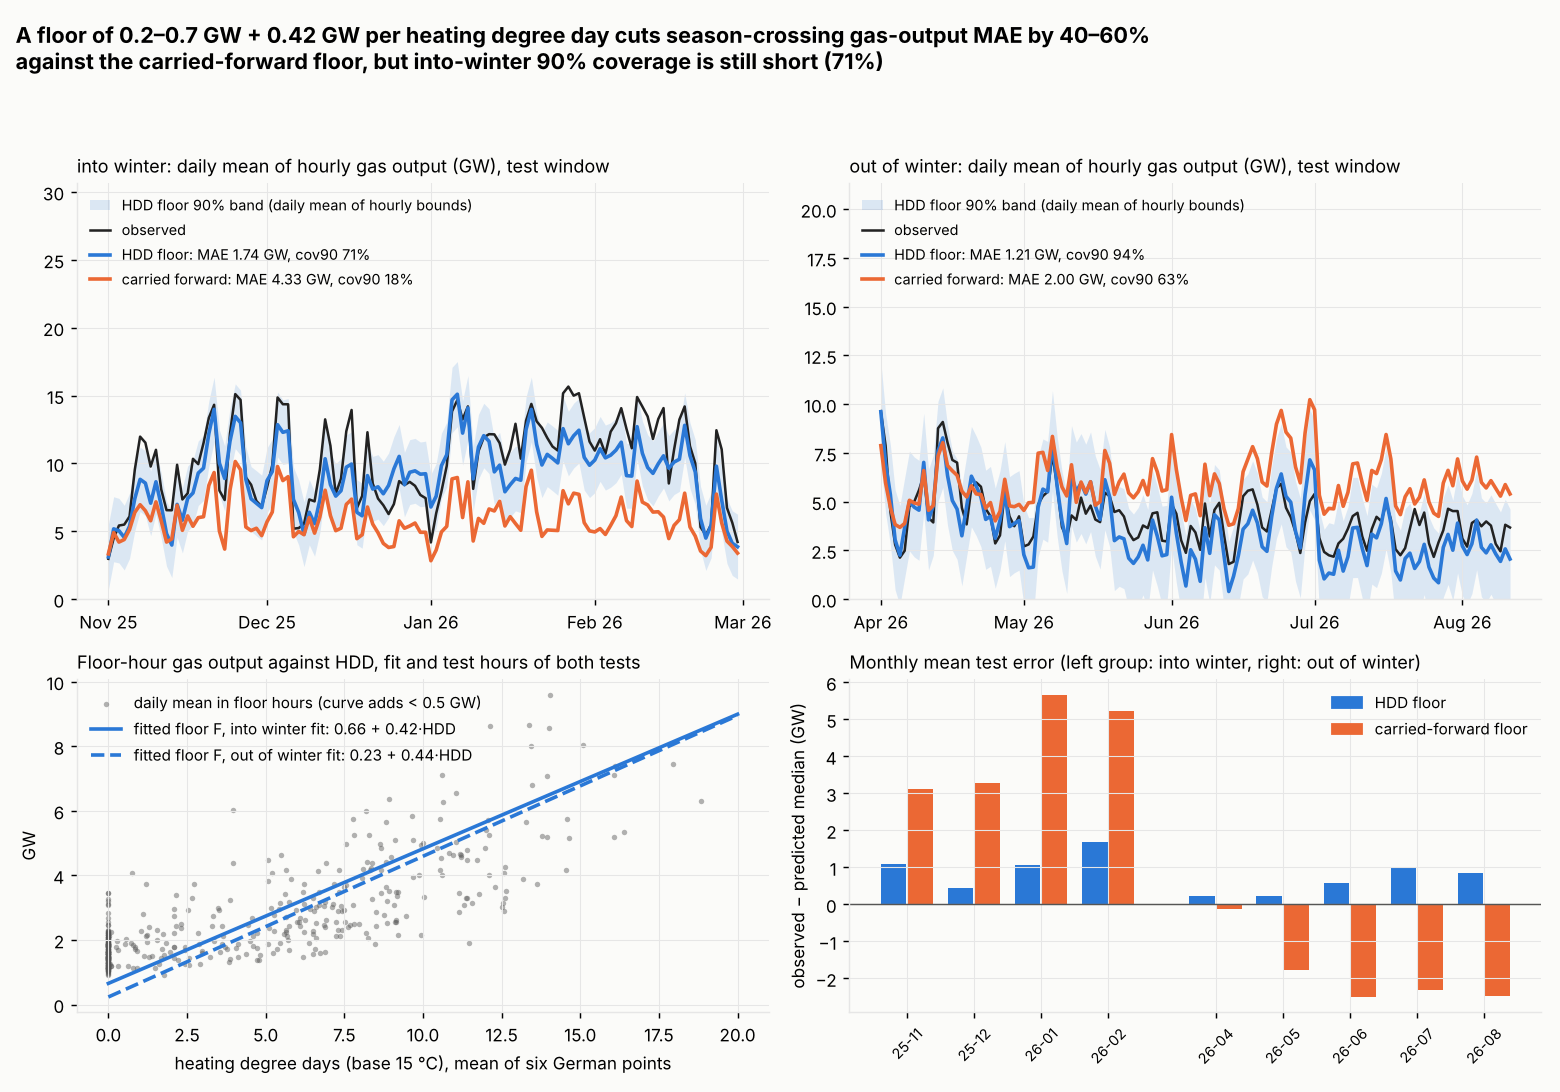

Write Python code to recreate this figure.
"""
Issue-time predictor for the CHP floor of German gas output (notes/gas_floor.md).
The block curve of gas_curve2.py, gasg ~ StudentT(F + A sigmoid((m_eff - mu_b)/s_b)), with three floors:
  rw      monthly random-walk floor (gas_curve2.py), predicted with the last fitted month carried forward;
  hdd     F_t = f0 + f1 HDD_d(t), HDD base 15 C from the simple mean of the six German land points;
  hdd_rw  the same plus a slow monthly random walk (scale HalfNormal(0.3)), frozen at its last value out of sample.
Two season-crossing tests (Europe/Berlin dates, end inclusive). Fits write to OUT_DIR (not the repo).
Usage: gas_floor.py DATA_DIR OUT_DIR fit   -> OUT_DIR/gas_floor.json, gas_floor_pred_*.parquet
       gas_floor.py DATA_DIR OUT_DIR fig "TITLE"   -> research/coupled-auction/gas_floor.png (TITLE states the finding)
"""
import gzip, json, sys
from pathlib import Path
import numpy as np, pandas as pd

SP, OUT, STAGE = Path(sys.argv[1]), Path(sys.argv[2]), sys.argv[3]
TZ = "Europe/Berlin"; BASE = 15.0; BLOCKS = [0, 6, 10, 16, 20, 24]
TESTS = {"into_winter": ("2024-08-01", "2025-11-01", "2026-03-01"),      # fit [a, b), test [b, c)
         "out_of_winter": ("2025-03-01", "2026-04-01", "2026-08-12")}
MODELS = ("rw", "hdd", "hdd_rw")


def load():
    X = pd.read_parquet(SP / "out/recon_hourly.parquet").tz_convert(TZ)
    with gzip.open(SP / "appdata/gasprices_the_v1_DE_LU.json.gz", "rt") as f: g = json.load(f)["gasprice"]
    gas = pd.Series({pd.Timestamp(int(k), unit="ms", tz="UTC"): v for k, v in g.items()}).sort_index().tz_convert(TZ)
    eua = pd.read_parquet(SP / "out/eua_daily.parquet")["eua"].sort_index()
    X["gas"] = gas.reindex(X.index, method="ffill"); X["co2"] = eua.reindex(X.index.tz_localize(None).normalize(), method="ffill").to_numpy()
    X["m"] = X.p - (1.85 * X.gas + 0.37 * X.co2)
    X = X.dropna(subset=["m", "gasg"]).copy()
    grid = X.m.resample("1h").mean()
    X["m_win"] = grid.rolling(7, center=True, min_periods=5).mean().reindex(X.index)
    X = X.dropna(subset=["m_win"])
    X["b"] = np.digitize(X.index.hour, BLOCKS[1:-1])
    # weather store: 15-min UTC rows, temp_0..temp_5 are the DE_LU land points (temp_6..10 are North Sea points)
    w = pd.read_json(SP / "appdata/weather_v2_DE_LU.json.gz", compression="gzip")
    if pd.api.types.is_integer_dtype(w.index.dtype): w.index = pd.to_datetime(w.index, unit="ms", utc=True)
    elif w.index.tz is None: w.index = w.index.tz_localize("UTC")        # the store writes UTC times
    t = w[[f"temp_{i}" for i in range(6)]].mean(axis=1).tz_convert(TZ)
    tday = t.groupby(t.index.tz_localize(None).normalize()).mean()
    hdd = (BASE - tday).clip(lower=0)
    X["day"] = X.index.tz_localize(None).normalize()
    X["hdd"] = hdd.reindex(X.day).to_numpy(); X["tday"] = tday.reindex(X.day).to_numpy()
    return X.dropna(subset=["hdd"])


def fit_and_predict(fit, test, kind, seed=0):
    import jax, jax.numpy as jnp
    import numpyro, numpyro.distributions as dist
    from numpyro.infer import MCMC, NUTS
    mcode = pd.factorize(fit.index.to_period("M"), sort=True)[0]; NM = int(mcode.max() + 1)

    def model(m, mw, b, mo, hdd, y=None):
        lam = numpyro.sample("lam", dist.Beta(1.0, 1.0)); me = m + lam * (mw - m)
        mu = numpyro.sample("mu", dist.Normal(0.0, 50.0)); log_s = numpyro.sample("log_s", dist.Normal(np.log(30.0), 1.0))
        tau_mu = numpyro.sample("tau_mu", dist.HalfNormal(30.0)); tau_s = numpyro.sample("tau_s", dist.HalfNormal(0.5))
        mu_b = numpyro.deterministic("mu_b", mu + tau_mu * numpyro.sample("z_mu", dist.Normal(0, 1).expand([5])))
        s_b = numpyro.deterministic("s_b", jnp.exp(log_s + tau_s * numpyro.sample("z_s", dist.Normal(0, 1).expand([5]))))
        A = numpyro.sample("A", dist.HalfNormal(15.0))
        if kind == "rw":
            f0 = numpyro.sample("f0", dist.HalfNormal(5.0)); tau_f = numpyro.sample("tau_f", dist.HalfNormal(1.0))
            Fm = numpyro.deterministic("Fm", jnp.clip(f0 + jnp.cumsum(jnp.concatenate([jnp.zeros(1), tau_f * numpyro.sample("z_f", dist.Normal(0, 1).expand([NM - 1]))])), 0.0, None))
            F = Fm[mo]
        else:
            f0 = numpyro.sample("f0", dist.Normal(0.0, 5.0)); f1 = numpyro.sample("f1", dist.Normal(0.0, 1.0))
            F = f0 + f1 * hdd
            if kind == "hdd_rw":
                tau_f = numpyro.sample("tau_f", dist.HalfNormal(0.3))
                r = numpyro.deterministic("r", jnp.cumsum(jnp.concatenate([jnp.zeros(1), tau_f * numpyro.sample("z_f", dist.Normal(0, 1).expand([NM - 1]))])))
                F = F + r[mo]
            F = jnp.clip(F, 0.0, None)
        mean = F + A * jax.nn.sigmoid((me - mu_b[b]) / s_b[b])
        numpyro.sample("y", dist.StudentT(numpyro.sample("nu", dist.Gamma(4.0, 0.5)), mean, numpyro.sample("sigma", dist.HalfNormal(2.0))), obs=y)

    a = lambda d, c: d[c].to_numpy()
    mc = MCMC(NUTS(model, target_accept_prob=0.9), num_warmup=800, num_samples=600, num_chains=4, progress_bar=False)
    mc.run(jax.random.PRNGKey(seed), a(fit, "m"), a(fit, "m_win"), a(fit, "b"), mcode, a(fit, "hdd"), a(fit, "gasg"))
    S = {k: np.asarray(v) for k, v in mc.get_samples().items()}
    summ = numpyro.diagnostics.summary(mc.get_samples(group_by_chain=True))
    rhat = max(float(np.nanmax(np.asarray(v["r_hat"]))) for v in summ.values())
    div = int(np.asarray(mc.get_extra_fields()["diverging"]).sum())

    def floor_of(d, outside):
        h = a(d, "hdd")
        if kind == "rw":
            return S["Fm"][:, -1][:, None] * np.ones(len(d)) if outside else S["Fm"][:, pd.factorize(d.index.to_period("M"), sort=True)[0]]
        F = S["f0"][:, None] + S["f1"][:, None] * h
        if kind == "hdd_rw":
            F = F + (S["r"][:, -1][:, None] if outside else S["r"][:, mcode])
        return np.clip(F, 0.0, None)

    def predict(d, outside):
        rng = np.random.default_rng(1); lam = S["lam"][:, None]; b = a(d, "b")
        me = a(d, "m") + lam * (a(d, "m_win") - a(d, "m"))
        F = floor_of(d, outside)
        mean = F + S["A"][:, None] / (1 + np.exp(-(me - S["mu_b"][:, b]) / S["s_b"][:, b]))
        pred = mean + S["sigma"][:, None] * rng.standard_t(S["nu"][:, None], size=mean.shape)
        return pd.DataFrame({"y": a(d, "gasg"), "med": np.median(pred, 0), "lo": np.quantile(pred, 0.05, 0), "hi": np.quantile(pred, 0.95, 0),
                             "floor": np.median(F, 0), "hdd": a(d, "hdd"), "m": a(d, "m"), "mu_b": np.median(S["mu_b"], 0)[b],
                             "s_b": np.median(S["s_b"], 0)[b]}, index=d.index)

    q = lambda v: np.quantile(v, [0.05, 0.5, 0.95]).round(3).tolist()
    r = {"divergences": div, "max_rhat": round(rhat, 4), "A": q(S["A"]), "lam": q(S["lam"]), "sigma": q(S["sigma"]), "nu": q(S["nu"]),
         "mu_b": np.median(S["mu_b"], 0).round(1).tolist(), "s_b": np.median(S["s_b"], 0).round(1).tolist()}
    if kind == "rw":
        r["F_month"] = np.median(S["Fm"], 0).round(2).tolist(); r["F_last"] = q(S["Fm"][:, -1])
    else:
        r["f0"] = q(S["f0"]); r["f1"] = q(S["f1"])
        if kind == "hdd_rw": r["tau_f"] = q(S["tau_f"]); r["r_month"] = np.median(S["r"], 0).round(2).tolist()
    return r, predict(fit, False), predict(test, True)


def score(P):
    return {"mae": round(float((P.y - P.med).abs().mean()), 3), "cov90": round(float(((P.y >= P.lo) & (P.y <= P.hi)).mean()), 3),
            "bias": round(float((P.y - P.med).mean()), 3), "hours": int(len(P))}


def monthly(P):
    low = (P.med - P.floor) < 0.5          # floor hours: the curve adds less than 0.5 GW to the floor
    g = P.assign(err=P.y - P.med, low=low).groupby(P.index.to_period("M"))
    return {str(k): {"mae": round(float(v.err.abs().mean()), 2), "bias": round(float(v.err.mean()), 2),
                     "floor_hours_bias": round(float(v.err[v.low].mean()), 2) if v.low.any() else None, "n_floor_hours": int(v.low.sum()),
                     "hdd": round(float(v.hdd.mean()), 1), "y": round(float(v.y.mean()), 2)} for k, v in g}


if STAGE == "fit":
    import numpyro; numpyro.set_host_device_count(4)
    X = load(); res = {}
    for name, (a0, b0, c0) in TESTS.items():
        ts = lambda s: pd.Timestamp(s, tz=TZ)
        fit = X[(X.index >= ts(a0)) & (X.index < ts(b0))]; test = X[(X.index >= ts(b0)) & (X.index < ts(c0))]
        res[name] = {"fit_hours": int(len(fit)), "test_hours": int(len(test))}
        for kind in MODELS:
            r, Pf, Pt = fit_and_predict(fit, test, kind)
            r["test"] = score(Pt); r["in_sample"] = score(Pf); r["test_monthly"] = monthly(Pt); r["fit_monthly"] = monthly(Pf)
            res[name][kind] = r
            Pt.to_parquet(OUT / f"gas_floor_pred_{name}_{kind}.parquet"); Pf.to_parquet(OUT / f"gas_floor_fit_{name}_{kind}.parquet")
            print(name, kind, json.dumps({k: r[k] for k in r if k not in ("test_monthly", "fit_monthly")}), flush=True)
            json.dump(res, open(OUT / "gas_floor.json", "w"), indent=1)

if STAGE == "fig":
    import matplotlib; matplotlib.use("Agg"); import matplotlib.pyplot as plt
    R = json.load(open(OUT / "gas_floor.json"))
    for name in TESTS:                      # monthly tables from the saved predictions, with the current floor-hour rule
        for kind in MODELS:
            R[name][kind]["test_monthly"] = monthly(pd.read_parquet(OUT / f"gas_floor_pred_{name}_{kind}.parquet"))
            R[name][kind]["fit_monthly"] = monthly(pd.read_parquet(OUT / f"gas_floor_fit_{name}_{kind}.parquet"))
    json.dump(R, open(OUT / "gas_floor.json", "w"), indent=1)
    BLUE, ORANGE, INK, INK2, GRID, BG = "#2a78d6", "#eb6834", "#222222", "#555555", "#e6e6e6", "#fbfbf9"
    plt.rcParams.update({"font.size": 9.5, "axes.edgecolor": GRID, "axes.facecolor": BG, "figure.facecolor": BG,
                         "axes.spines.top": False, "axes.spines.right": False, "axes.grid": True, "grid.color": GRID, "grid.linewidth": 0.6})
    fig, ax = plt.subplots(2, 2, figsize=(12, 8.4), gridspec_kw={"height_ratios": [1.25, 1]})
    for j, name in enumerate(TESTS):
        a = ax[0, j]
        H = pd.read_parquet(OUT / f"gas_floor_pred_{name}_hdd.parquet"); W = pd.read_parquet(OUT / f"gas_floor_pred_{name}_rw.parquet")
        dH = H.groupby(H.index.tz_localize(None).normalize()).mean(); dW = W.groupby(W.index.tz_localize(None).normalize()).mean()
        a.fill_between(dH.index, dH.lo, dH.hi, color=BLUE, alpha=0.15, lw=0, label="HDD floor 90% band (daily mean of hourly bounds)")
        a.plot(dH.index, dH.y, color=INK, lw=1.4, label="observed")
        a.plot(dH.index, dH.med, color=BLUE, lw=2, label=f"HDD floor: MAE {R[name]['hdd']['test']['mae']:.2f} GW, cov90 {R[name]['hdd']['test']['cov90']:.0%}")
        a.plot(dW.index, dW.med, color=ORANGE, lw=2, label=f"carried forward: MAE {R[name]['rw']['test']['mae']:.2f} GW, cov90 {R[name]['rw']['test']['cov90']:.0%}")
        a.set_title(f"{name.replace('_', ' ')}: daily mean of hourly gas output (GW), test window", loc="left", fontsize=10)
        a.set_ylim(0, 1.75 * max(dH.y.max(), dH.hi.max(), dW.med.max())); a.legend(frameon=False, loc="upper left", ncol=1, handlelength=1.4, fontsize=8)
        a.xaxis.set_major_locator(matplotlib.dates.MonthLocator()); a.xaxis.set_major_formatter(matplotlib.dates.DateFormatter("%b %y"))
    # floor vs HDD: daily mean gas output in hours where the curve sits on its floor, all fitted and test hours of both tests
    a = ax[1, 0]
    P = pd.concat([pd.read_parquet(OUT / f"gas_floor_{k}_{n}_hdd.parquet") for n in TESTS for k in ("fit", "pred")])
    P = P[~P.index.duplicated()].sort_index(); low = P[(P.med - P.floor) < 0.5]
    d = low.groupby(low.index.tz_localize(None).normalize()).agg(y=("y", "mean"), hdd=("hdd", "first"), n=("y", "size"))
    d = d[d.n >= 3]; d = d[d.index < pd.Timestamp("2026-08-12")]
    a.scatter(d.hdd, d.y, s=9, color=INK2, alpha=0.45, lw=0, label="daily mean in floor hours (curve adds < 0.5 GW)")
    hx = np.linspace(0, max(20, d.hdd.max()), 50)
    for name, ls in zip(TESTS, ("-", "--")):
        f0, f1 = R[name]["hdd"]["f0"][1], R[name]["hdd"]["f1"][1]
        a.plot(hx, np.clip(f0 + f1 * hx, 0, None), color=BLUE, ls=ls, lw=2, label=f"fitted floor F, {name.replace('_', ' ')} fit: {f0:.2f} + {f1:.2f}·HDD")
    a.set_xlabel("heating degree days (base 15 °C), mean of six German points"); a.set_ylabel("GW")
    a.set_title("Floor-hour gas output against HDD, fit and test hours of both tests", loc="left", fontsize=10); a.legend(frameon=False, fontsize=8.5, loc="upper left")
    # monthly mean test error, all hours, both models
    a = ax[1, 1]; labels, xs = [], 0
    for name in TESTS:
        for mo, v in R[name]["hdd"]["test_monthly"].items():
            w = R[name]["rw"]["test_monthly"][mo]
            a.bar(xs - 0.2, v["bias"], 0.38, color=BLUE); a.bar(xs + 0.2, w["bias"], 0.38, color=ORANGE)
            labels.append(mo[2:]); xs += 1
        xs += 0.6; labels.append("")
    pos = []; xs = 0
    for name in TESTS:
        for mo in R[name]["hdd"]["test_monthly"]: pos.append((xs, mo[2:])); xs += 1
        xs += 0.6
    a.set_xticks([p for p, _ in pos], [l for _, l in pos], rotation=45, fontsize=8)
    a.axhline(0, color=INK2, lw=0.8)
    from matplotlib.patches import Patch
    a.set_ylabel("observed − predicted median (GW)")
    a.legend(handles=[Patch(color=BLUE, label="HDD floor"), Patch(color=ORANGE, label="carried-forward floor")], frameon=False, fontsize=8.5)
    a.set_title("Monthly mean test error (left group: into winter, right: out of winter)", loc="left", fontsize=10)
    fig.suptitle(sys.argv[4] if len(sys.argv) > 4 else "gas floor", fontsize=12, x=0.01, ha="left", fontweight="bold")
    fig.tight_layout(rect=(0, 0, 1, 0.94)); fig.savefig(Path(__file__).parent / "gas_floor.png", dpi=130)
